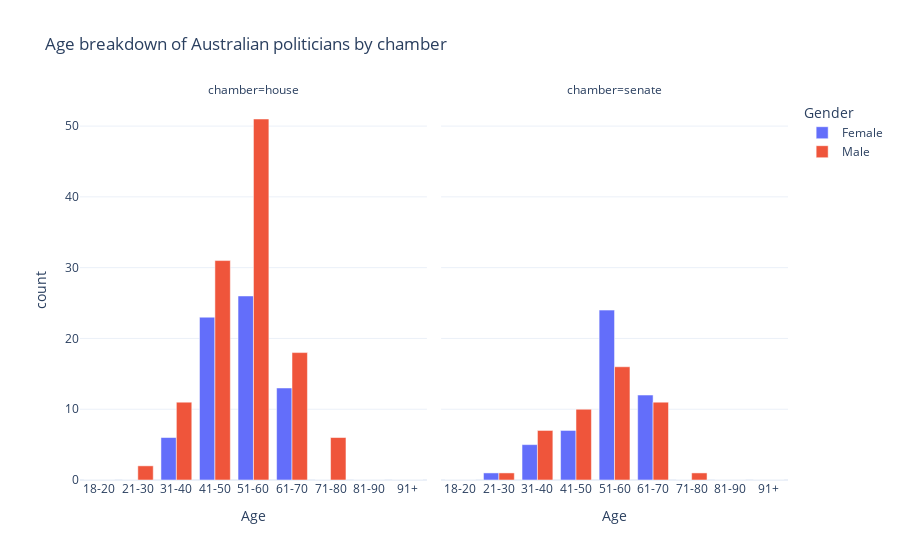

Notebook code for this chart:
### Code cell
# create a cut of members by age
from datetime import date

today = date.today()
members["age"] = pd.to_datetime(members["dob"]).apply(
    lambda x: today.year - x.year - ((today.month, today.day) < (x.month, x.day)))
members["age_group"] = pd.cut(members["age"], bins=[18, 21, 30, 40, 50, 60, 70, 80, 90, 159],
                              labels=["18-20", "21-30", "31-40", "41-50", "51-60", "61-70", "71-80", "81-90", "91+"],
                              ordered=False)
age_counts = members.groupby(["Gender", "chamber", "age_group"]).size().reset_index(name='count')
# create a plot of members by age_counts
import plotly.express as px

px.bar(age_counts, x="age_group", y="count", color="Gender", barmode="group", facet_col="chamber", labels={"age_group": "Age"},
       title="Age breakdown of Australian politicians by chamber")

### Figure 1 — Plotly figure (JSON) as saved in the notebook; plotly's stock layout.template omitted (floating-point values rounded to 4 significant figures)
{"data": [{"alignmentgroup": "True", "hovertemplate": "Gender=Female<br>chamber=house<br>Age=%{x}<br>count=%{y}<extra></extra>", "legendgroup": "Female", "marker": {"color": "#636efa", "pattern": {"shape": ""}}, "name": "Female", "offsetgroup": "Female", "orientation": "v", "showlegend": true, "textposition": "auto", "x": ["18-20", "21-30", "31-40", "41-50", "51-60", "61-70", "71-80", "81-90", "91+"], "xaxis": "x", "y": [0, 0, 6, 23, 26, 13, 0, 0, 0], "yaxis": "y", "type": "bar"}, {"alignmentgroup": "True", "hovertemplate": "Gender=Female<br>chamber=senate<br>Age=%{x}<br>count=%{y}<extra></extra>", "legendgroup": "Female", "marker": {"color": "#636efa", "pattern": {"shape": ""}}, "name": "Female", "offsetgroup": "Female", "orientation": "v", "showlegend": false, "textposition": "auto", "x": ["18-20", "21-30", "31-40", "41-50", "51-60", "61-70", "71-80", "81-90", "91+"], "xaxis": "x2", "y": [0, 1, 5, 7, 24, 12, 0, 0, 0], "yaxis": "y2", "type": "bar"}, {"alignmentgroup": "True", "hovertemplate": "Gender=Male<br>chamber=house<br>Age=%{x}<br>count=%{y}<extra></extra>", "legendgroup": "Male", "marker": {"color": "#EF553B", "pattern": {"shape": ""}}, "name": "Male", "offsetgroup": "Male", "orientation": "v", "showlegend": true, "textposition": "auto", "x": ["18-20", "21-30", "31-40", "41-50", "51-60", "61-70", "71-80", "81-90", "91+"], "xaxis": "x", "y": [0, 2, 11, 31, 51, 18, 6, 0, 0], "yaxis": "y", "type": "bar"}, {"alignmentgroup": "True", "hovertemplate": "Gender=Male<br>chamber=senate<br>Age=%{x}<br>count=%{y}<extra></extra>", "legendgroup": "Male", "marker": {"color": "#EF553B", "pattern": {"shape": ""}}, "name": "Male", "offsetgroup": "Male", "orientation": "v", "showlegend": false, "textposition": "auto", "x": ["18-20", "21-30", "31-40", "41-50", "51-60", "61-70", "71-80", "81-90", "91+"], "xaxis": "x2", "y": [0, 1, 7, 10, 16, 11, 1, 0, 0], "yaxis": "y2", "type": "bar"}], "layout": {"xaxis": {"anchor": "y", "domain": [0.0, 0.49], "title": {"text": "Age"}}, "yaxis": {"anchor": "x", "domain": [0.0, 1.0], "title": {"text": "count"}}, "xaxis2": {"anchor": "y2", "domain": [0.51, 1.0], "matches": "x", "title": {"text": "Age"}}, "yaxis2": {"anchor": "x2", "domain": [0.0, 1.0], "matches": "y", "showticklabels": false}, "annotations": [{"font": {}, "showarrow": false, "text": "chamber=house", "x": 0.245, "xanchor": "center", "xref": "paper", "y": 1.0, "yanchor": "bottom", "yref": "paper"}, {"font": {}, "showarrow": false, "text": "chamber=senate", "x": 0.755, "xanchor": "center", "xref": "paper", "y": 1.0, "yanchor": "bottom", "yref": "paper"}], "legend": {"title": {"text": "Gender"}, "tracegroupgap": 0}, "title": {"text": "Age breakdown of Australian politicians by chamber"}, "barmode": "group"}}
